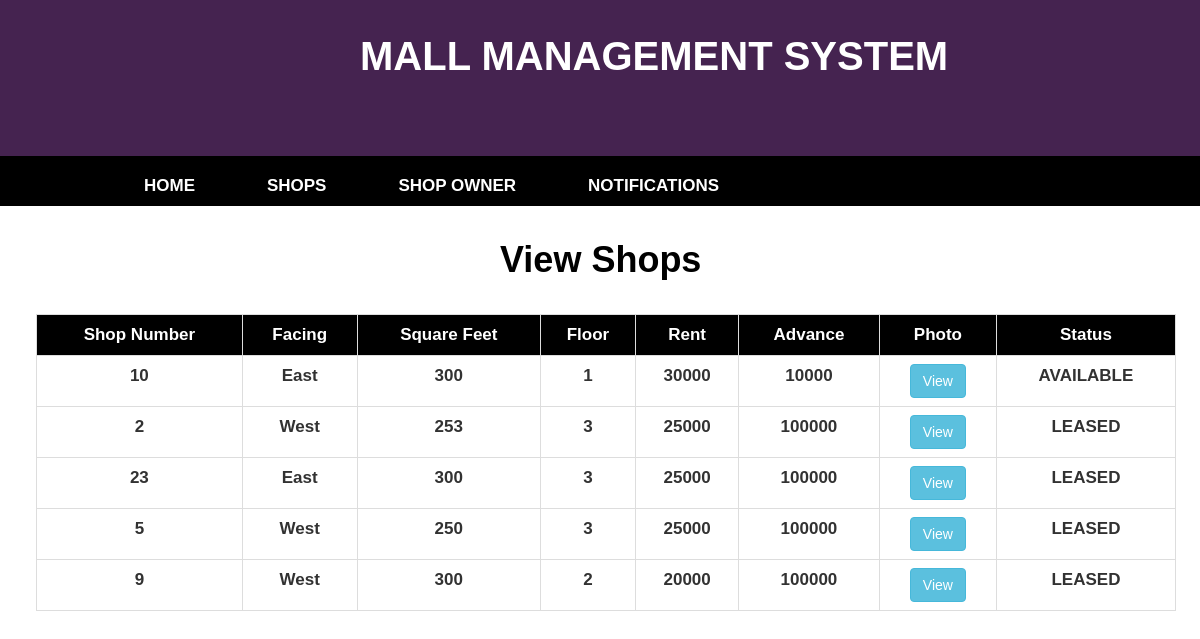
Page /ViewShops.php on the committed database.
### tables this page shows
CREATE TABLE `shops` (
  `sno` int(11) NOT NULL,
  `shopnumber` varchar(30) NOT NULL,
  `facing` varchar(30) NOT NULL,
  `sqfeet` varchar(30) NOT NULL,
  `floor` int(11) NOT NULL,
  `rent` varchar(30) NOT NULL,
  `advance` varchar(30) NOT NULL,
  `photo` varchar(50) NOT NULL,
  `photo1` varchar(100) NOT NULL,
  `photo2` varchar(100) NOT NULL,
  `photo3` varchar(100) NOT NULL,
  `status` varchar(30) NOT NULL
);

### ViewShops.php (the view, shortened to what this page needs)
<?php include './AdminHeader.php'; ?>
<?php include './DBProperties.php'; ?>
<head>
</head>
<body>
    <div class="form-group row col-md-offset-5" style="margin-top: 3%;">
        <div class="tab-pane fade in active">
            <h1 style="color: #000;font-weight: bold;">View Shops</h1>
        </div>
    </div>
    <?php
    if ($con) {
        try {
            $qry = "SELECT * FROM `shops` ORDER BY `shops`.`shopnumber` ASC";
            $result = mysqli_query($con, $qry);
            $count = mysqli_num_rows($result);
            if ($count > 0) {
                ?>
                <table class="table table-bordered table-hover" style="margin-top: 3%;width: 95%;margin-left: 3%;">
                    <tr>
                        <th style="background-color: #000;">Shop Number</th>
                        <th style="background-color: #000;">Facing</th>
                        <th style="background-color: #000;">Square Feet</th>
                        <th style="background-color: #000;">Floor</th>
                        <th style="background-color: #000;">Rent</th>
                        <th style="background-color: #000;">Advance</th>
                        <th style="background-color: #000;">Photo</th>
                        <th style="background-color: #000;">Status</th>
                    </tr>
                    <?php
                    while ($row = mysqli_fetch_array($result)) {
                        ?>
                        <tr>
                            <td class="case"><?php echo $row['shopnumber']; ?></td>
                            <td><?php echo $row['facing']; ?></td>
                            <td><?php echo $row['sqfeet']; ?></td>
                            <td class="case"><?php echo $row['floor']; ?></td>
                            <td class="case"><?php echo $row['rent']; ?></td>
                            <td class="case"><?php echo $row['advance']; ?></td>
                            <td class="case"><a href="viewimages.php?sno=<?php echo $row['sno']; ?>" style="color: #999999"><input type="button" value="View" class="btn btn-info"></a></td>
                            <td class="case"><?php echo $row['status']; ?></td>
                        </tr>
                        <?php
                    }
                } else {
                    ?>
                    <h2 style="text-align: center; margin-top: 10%;">No Details Found</h2>
                    <?php
                }
                ?>
            </table>
            <?php
        } catch (Exception $exc) {
            echo $exc->getTraceAsString();
        }
    }
    ?>
</body>

### AdminHeader.php (shortened to what this page needs)
<!DOCTYPE html>
<html lang="en">
    <head>
        <link href="css/bootstrap.min.css" rel="stylesheet">
        <link href="css/customestyle.css" rel="stylesheet">
        <link href="css/base.css" rel="stylesheet" type="text/css"/>
        <link href="fonts/glyphicons-halflings-regular.svg" rel="stylesheet">
        <link href="css/style.css" rel="stylesheet" type="text/css"/>
    </head>
    <body style="margin:0px;padding:0px;font-family: sans-serif;font-size:17px;background-color: #FFF;">
        <div style="background-color: #452350;height: 180px;margin-top: -2%;">
            <h1 style="margin-left: 30%;color: #FFF;font-weight: bold;font-size: 40px;font-family: sans-serif;padding-top: 5%;text-transform: uppercase">Mall Management System</h1>
        </div>
        <nav style="background-color: #000;height: 50px;width: 100%;font-family: sans-serif">
            <ul class="content clearfix">
                <li><a href="AdminHome.php">HOME</a></li>
                <li class="dropdown" style="margin-left: 2%;">
                    <a href="#">SHOPS</a>
                </li>
                <li class="dropdown" style="margin-left: 2%;">
                    <a href="#">SHOP OWNER</a>
                </li>
                <li class="dropdown" style="margin-left: 2%;">
                    <a href="#">NOTIFICATIONS</a>
                </li>
                <li class="dropdown" style="margin-left: 24%;">
                    <a href="#">ADMIN</a>
                </li>
            </ul>
        </nav>
    </body>
</html>

### css/base.css (style rules this page uses)
html, body, div, span, applet, object, iframe, h1, h2, h3, h4, h5, h6, p, blockquote, pre, a, abbr, acronym, address, big, cite, code, del, dfn, em, font, img, ins, kbd, q, s, samp, small, strike, strong, sub, sup, tt, var, b, u, i, center, dl, dt, dd, ol, ul, li, fieldset, form, label, legend, table, caption, tbody, tfoot, thead, tr, th, td { background: transparent; border: 0; margin: 0; padding: 0; vertical-align: baseline; }
body { line-height: 1; }
h1, h2, h3, h4, h5, h6 { clear: both; font-weight: normal; }
ol, ul { list-style: none; }
table { border-collapse: collapse; border-spacing: 0; }
*, *:before, *:after { -webkit-box-sizing: border-box; -moz-box-sizing: border-box; box-sizing: border-box; }
body { background-color:rgb(50,50,50); color:rgb(50,50,50); font-family: 'Ubuntu', sans-serif; font-weight:300; font-size:16px; line-height:1.5; }
h1,h2,h3,h4,h5,h6 { line-height:1; font-weight: 300; }
a { text-decoration:none; color:rgb(100,150,200); }
.content { width:80%; max-width:1000px; margin:0 auto; }
.clearfix:after { visibility: hidden; display: block; content: ""; clear: both; height: 0; }

### css/style.css (style rules this page uses)
nav { background-color:rgb(255,100,100); padding:10px 0; }
nav ul { list-style-type:none; margin:0; padding:0; }
nav ul li { display:inline-block; position:relative; }
nav a { color:#fff; text-decoration:none; display:block; line-height:40px; padding:0 12px; margin:0 12px; }
nav li.dropdown > a { background-image:url('../img/arrow-down.png'); background-position:right 20px; background-repeat:no-repeat; }

### AdminHeader.php (style rules this page uses)
body { font-weight: bold; font-family: sans-serif; }

### ViewShops.php (style rules this page uses)
th { color: #FFF; text-align: center; }
td { text-align: center; }
.case { text-transform:uppercase; }
body { font-weight: bold; font-family: sans-serif; }
table { font-weight: bold; font-family: sans-serif; }

### rows in the picture
shops: shopnumber "10", facing "East", sqfeet "300", floor "1", rent "30000", advance "10000", status "AVAILABLE"
shops: shopnumber "2", facing "West", sqfeet "253", floor "3", rent "25000", advance "100000", status "LEASED"
shops: shopnumber "23", facing "East", sqfeet "300", floor "3", rent "25000", advance "100000", status "LEASED"
shops: shopnumber "5", facing "West", sqfeet "250", floor "3", rent "25000", advance "100000", status "LEASED"
shops: shopnumber "9", facing "West", sqfeet "300", floor "2", rent "20000", advance "100000", status "LEASED"
